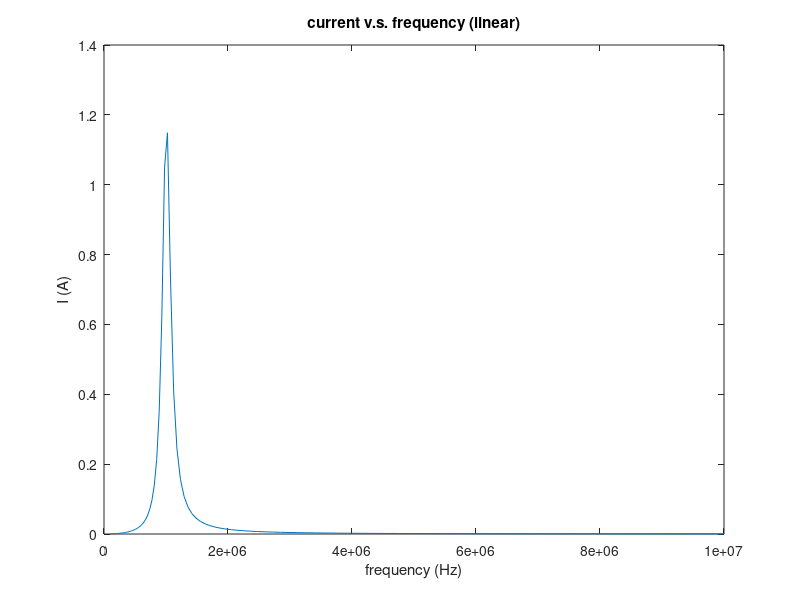
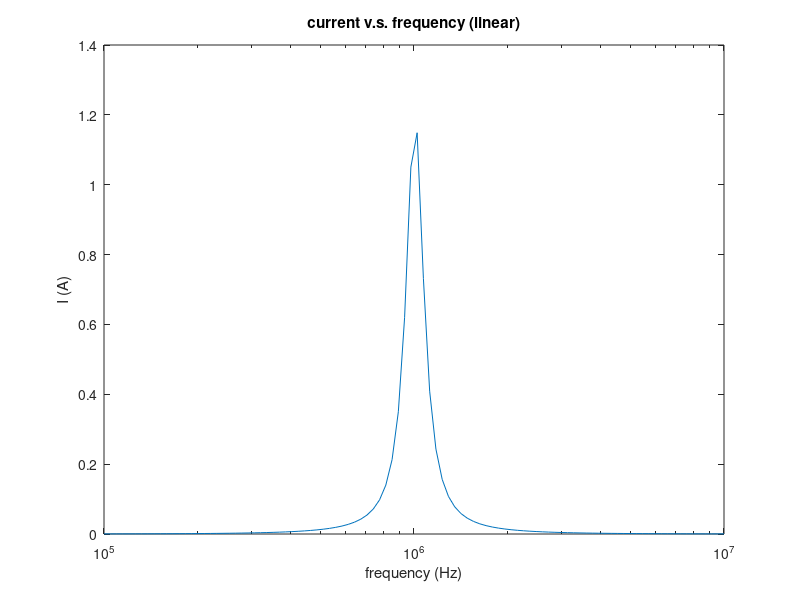
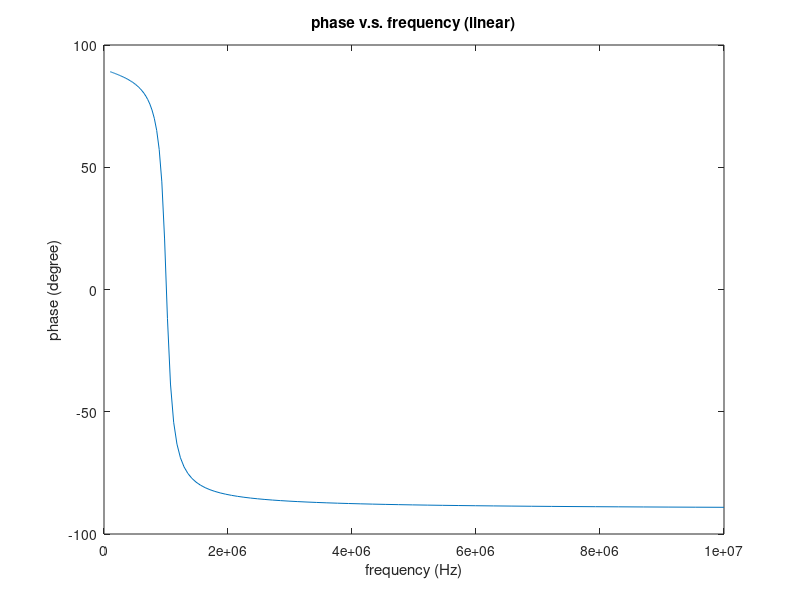
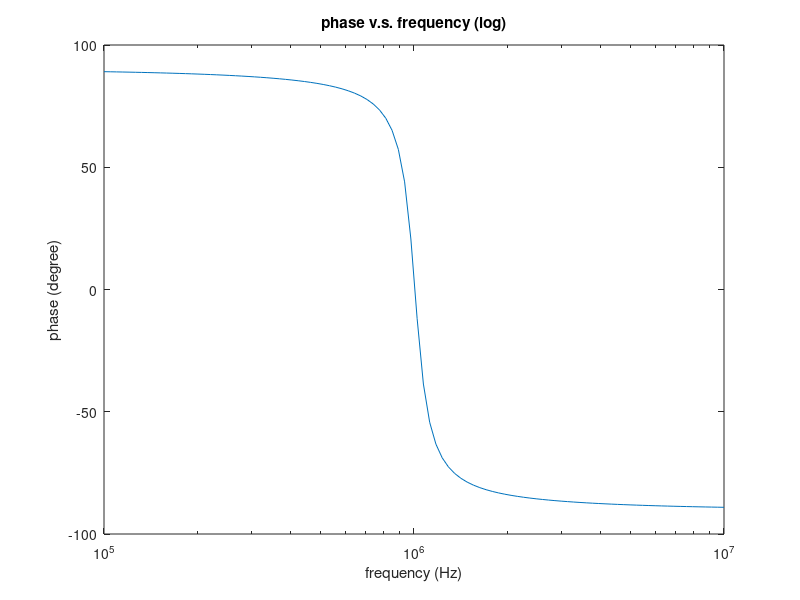

These figures' MATLAB source, in order:
R = 100;
L = 0.1e-3;
C = 0.25e-9;

f = logspace(5, 7, 100);

Zc = -1i ./ (2*pi*f*C);
Zl = 1i*2*pi.*f*L;


I = 120 ./ (R + Zc + Zl);
phase = angle(I)*(180/pi);

figure;
plot(f, I)
title('current v.s. frequency (linear)');
xlabel('frequency (Hz)');
ylabel('I (A)');

figure;
semilogx(f, I);
title('current v.s. frequency (linear)');
xlabel('frequency (Hz)');
ylabel('I (A)');

figure;
plot(f, phase);
title('phase v.s. frequency (linear)');
xlabel('frequency (Hz)');
ylabel('phase (degree)');

figure;
semilogx(f, phase);
title('phase v.s. frequency (log)');
xlabel('frequency (Hz)');
ylabel('phase (degree)');

figure;
subplot(2, 1, 1);
semilogx(f, abs(I));
title('Current v.s. frequency');
xlabel('frequency (Hz)');
ylabel('current (A)');

subplot(2, 1, 2);
semilogx(f, phase);
title('current phase v.s. frequency');
xlabel('frequency (Hz)');
ylabel('phase (degree)');



